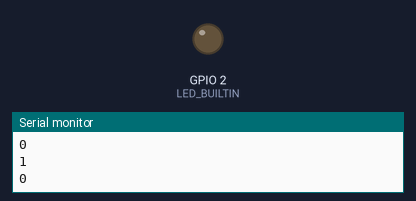
A program run on a simulated ESP32. On the bench: output pins drawn as LEDs (lit = HIGH), the last lines printed to the serial monitor.

Above: at 3.83 s.
At 38.7 s:
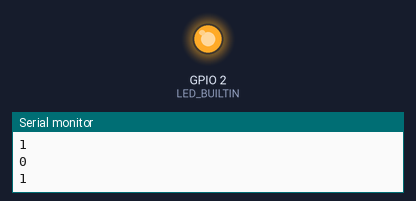
Timing chart, 0 to 40.0 s (numbered marks = the images above):
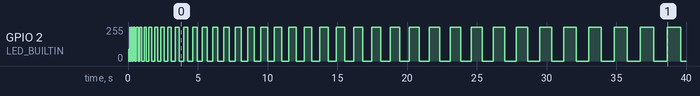

The program:

main.cpp
```cpp
#include <Arduino.h>
/*
#include <Wire.h>
#include <Adafruit_BusIO_Register.h>
#include <Adafruit_Sensor.h>
#include <Adafruit_MPU6050.h>

Adafruit_MPU6050 mpu;

// Pin Definitions
#define enb 10 // D10
#define in1 11 // D11
#define in2 12 // D12
#define in3 13 // D13
#define in4 A0 // A0
#define ena A1 // A1

#define m1y 2 // Motor 1 Yellow (D2)
#define m1g 3 // Motor 1 Green (D3)
#define m2y 9 // Motor 2 Yellow (D5)
#define m2g 6 // Motor 2 Green (D6)

int i = 0;

void setup()
{
    delay(500);
    pinMode(LED_BUILTIN, OUTPUT);
    Serial.begin(115200);
    // Set pinModes for motor driver inputs and enable pins
    pinMode(enb, OUTPUT);
    pinMode(in1, OUTPUT);
    pinMode(in2, OUTPUT);
    pinMode(in3, OUTPUT);
    pinMode(in4, OUTPUT);
    pinMode(ena, OUTPUT);

    // Set pinModes for motor connections
    pinMode(m1y, INPUT);
    pinMode(m1g, INPUT);
    pinMode(m2y, INPUT);
    pinMode(m2g, INPUT);

    if (!mpu.begin())
    {
        Serial.println("Sensor init failed");
        while (1)
            yield();
    }
    Serial.println("hello world");
    mpu.setGyroRange(MPU6050_RANGE_250_DEG);
    mpu.setFilterBandwidth(MPU6050_BAND_94_HZ);
}

float angle = 0;
float gyroX = 0;
float prevgyroX = 0;
int state = 1;
unsigned long period = 0;

void loop()
{
    sensors_event_t a, g, temp;
    mpu.getEvent(&a, &g, &temp);

    // static error offset
    gyroX = g.gyro.x - 0.02248;

    // Dynamic error
    if (abs(gyroX) < 0.1)
    {
        digitalWrite(LED_BUILTIN, HIGH);
    }
    else
    {
        digitalWrite(LED_BUILTIN, LOW);
    }

    // steady state reset
    if (abs(gyroX) >= 0.01)
    {
        angle = gyroX + angle;
    }
    if (state != 2 && gyroX == prevgyroX)
    {
        period = millis();
        state = 2;
    }
    if (state == 2 && millis() - period >= 200)
    {
        angle = 0;
        state = 1;
    }

    // display

    // Serial.print("Rotation X: ");
    Serial.print(gyroX);
    Serial.print('\t');
    Serial.print(state);
    Serial.print('\t');
    Serial.print(angle);
    Serial.print('\t');
    Serial.print(digitalRead(m1g));
    Serial.print('\t');
    Serial.print(digitalRead(m1y));
    Serial.print('\t');
    Serial.print(digitalRead(m2g));
    Serial.print('\t');
    Serial.println(digitalRead(m2y));

    delay(50);
    prevgyroX = gyroX;
}

*/
bool i = 0;


void setup() {
    pinMode(LED_BUILTIN,OUTPUT);
    Serial.begin(115200);
}

void loop() {
    digitalWrite(LED_BUILTIN,i);
    Serial.println(i);
    i = !i;
    delay(5*(sqrt(millis())));
}
```
